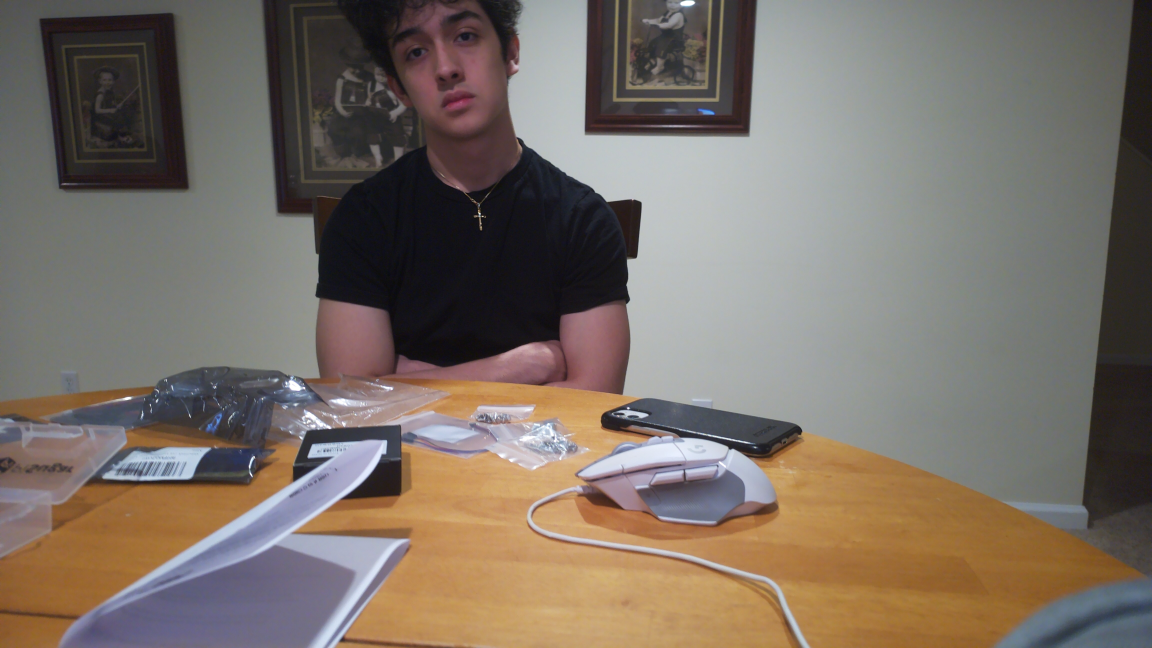
#> input picture Images/ElijahD_132933.jpg, 4608 x 2592 px (shown at 1/4 size)
$ python -i mission.py   (imports and definitions only)
#> lines starting #> are read from the running program, lines starting #| are printed output that depends on the picture; after the words box and inside, x2 and y2 are one past the last pixel; in counts of white or black regions, pixels touching at a corner belong together
#> further down, picture is the input picture: shape (2592, 4608, 3); mean B, G, R 102.5, 111.9, 122.4
#!/usr/bin/env python3
import argparse
import json
import os
import shutil
import socket
import subprocess
import sys
import time
from dataclasses import asdict, dataclass
from datetime import datetime, timedelta, timezone
from pathlib import Path
from typing import Optional

try:
    import cv2
except ImportError:  # pragma: no cover
    cv2 = None

try:
    import numpy as np
except ImportError:  # pragma: no cover
    np = None


REPO_ROOT = Path(__file__).resolve().parent
IMAGES_DIR = REPO_ROOT / "Images"
RUNTIME_DIR = IMAGES_DIR / "_mission_runtime"
RUNTIME_REF_PATH = RUNTIME_DIR / "reference_fullres.png"
LOG_PATH = IMAGES_DIR / "Log.txt"
STATE_PATH = REPO_ROOT / "mission_state.json"
CHANGE_NODE = REPO_ROOT / "change_detect.py"

FLAG_SET_REF = Path("/tmp/change_set_reference")
FLAG_CLEAR_REF = Path("/tmp/change_clear_reference")
FLAG_SAVE = Path("/tmp/change_save_outputs")
FLAG_QUIT = Path("/tmp/change_quit")
LIVE_STATUS = Path("/tmp/change_live/status.txt")
PISUGAR_SOCKET = "/tmp/pisugar-server.sock"

ROI_WIDTH = 1060
ROI_HEIGHT = 1040
SAFE_THRESHOLD = 150
MIN_SAFE_THRESHOLD = 10
MIN_SAFE_DENSITY = 0.5
REFERENCE_DELAY_SEC = 15
PRE_SHUTDOWN_DELAY_SEC = 10
POST_REBOOT_CAPTURE_DELAY_SEC = 15
WAKE_DELAY_SEC = 30
NODE_READY_TIMEOUT_SEC = 45
SAVE_TIMEOUT_SEC = 45
ALARM_REPEAT_NONE = 0
PISUGAR_SOCKET_TIMEOUT_SEC = 2


@dataclass
class MissionState:
    phase: str = "await_reference"
    current_pass: Optional[str] = None
    boot_count: int = 0
    last_boot_utc: Optional[str] = None
    last_action: str = "Mission state initialized"
    last_completed_pass: Optional[str] = None


def require_processing_deps() -> None:
    if cv2 is None or np is None:
        raise RuntimeError("cv2 and numpy are required for mission processing")


def iso_now() -> str:
    return datetime.now(timezone.utc).replace(microsecond=0).isoformat()


# [43 lines left out: functions ensure_dirs, load_state, save_state, append_log, set_state, git_run, not called in this run]


def repo_is_dirty() -> bool:
    status = git_run("status", "--porcelain", check=False)
    return bool(status.stdout.strip())


# [50 lines left out: functions sync_repo, next_pass_id, pass_dir, not called in this run]


def touch_flag(path: Path) -> None:
    path.write_text("", encoding="utf-8")


# [50 lines left out: functions wait_for_reference_capture, wait_for, start_change_node, stop_change_node, not called in this run]


def list_timestamp_dirs() -> set[str]:
    return {item.name for item in IMAGES_DIR.iterdir() if item.is_dir() and item.name[:8].isdigit()}


# [71 lines left out: functions wait_for_new_bundle, largest_component, clamp_box, scale_box, landing_box_size, not called in this run]


def safe_mask_from_gray(gray: np.ndarray, threshold: int = SAFE_THRESHOLD) -> np.ndarray:
#> called with threshold = 150
    _, safe = cv2.threshold(gray, threshold, 255, cv2.THRESH_BINARY)
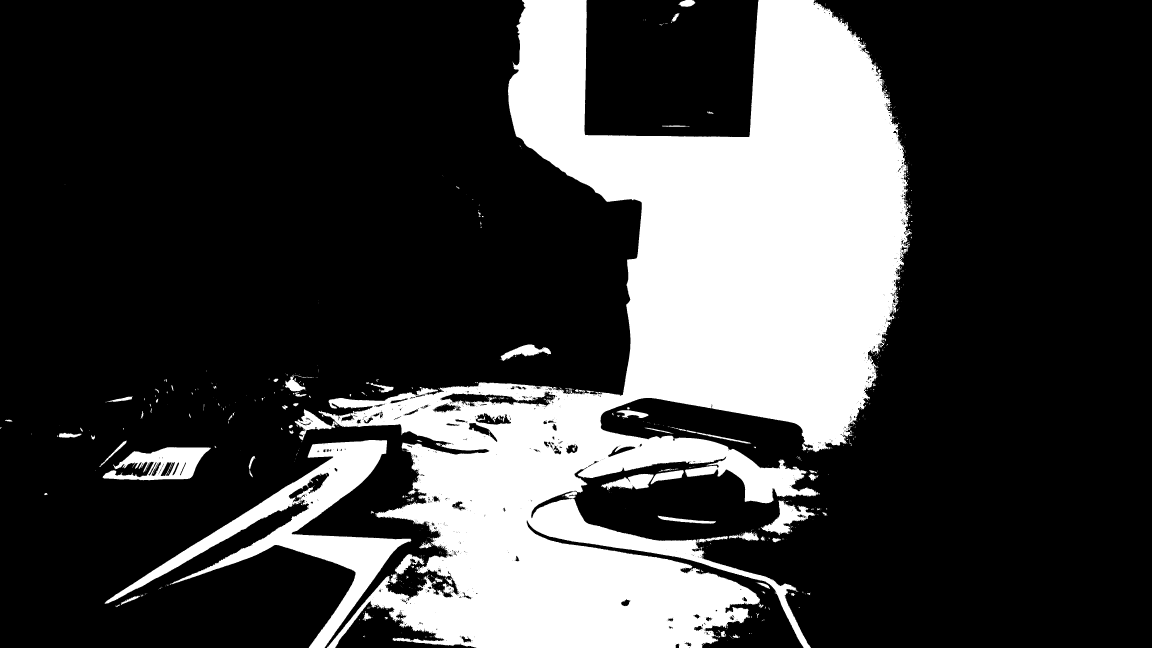
#> safe: shape (2592, 4608) (shown at 1/4 size); 25.2% white; 1049 white regions (874 under 20 px), largest, box (x1, y1, x2, y2) and area: (1274, 0, 3648, 2592) 2721844, (418, 1760, 1645, 2592) 184475, (410, 1789, 843, 1921) 30161
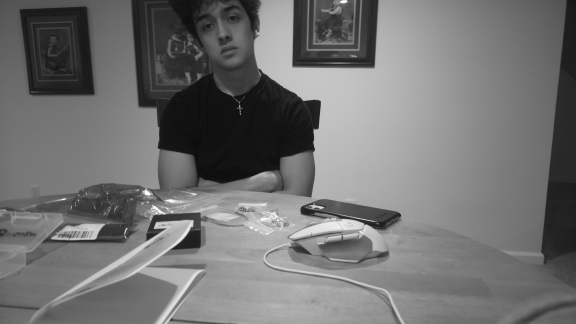
#> gray: shape (2592, 4608) (shown at 1/8 size); min 0, max 255, mean 114
    kernel = np.ones((5, 5), np.uint8)
    safe = cv2.morphologyEx(safe, cv2.MORPH_OPEN, kernel)
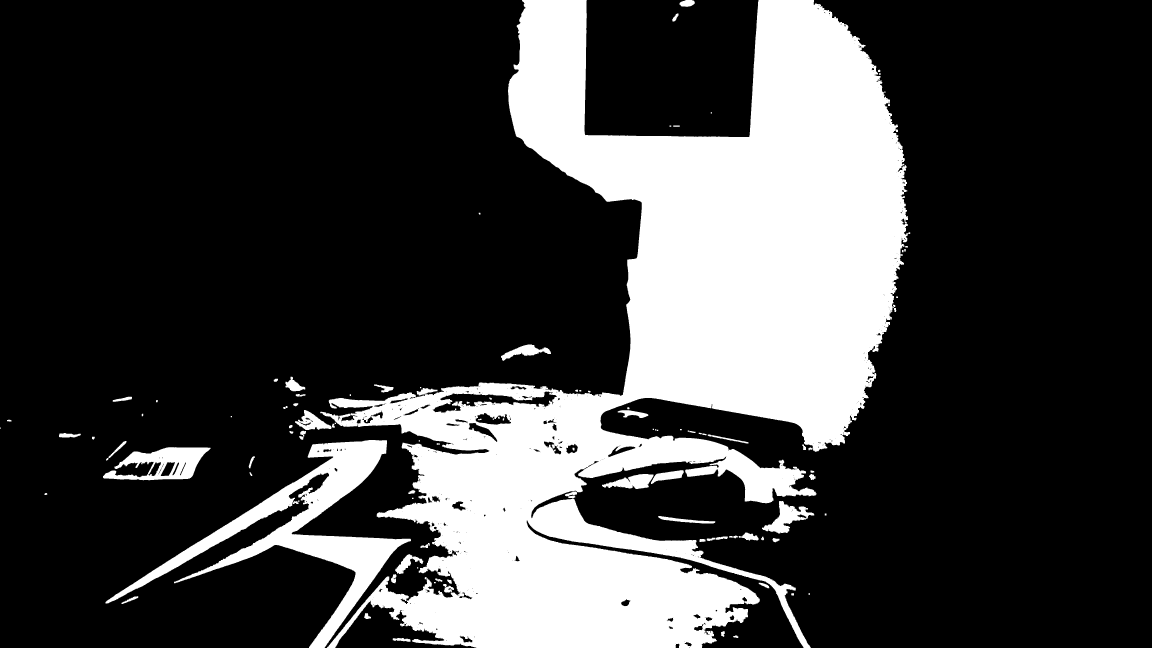
#> safe: shape (2592, 4608) (shown at 1/4 size); 24.9% white; 121 white regions (1 under 20 px), largest, box (x1, y1, x2, y2) and area: (1281, 0, 3632, 2592) 2695804, (422, 1760, 1644, 2592) 183553, (412, 1789, 842, 1921) 28972
    safe = cv2.morphologyEx(safe, cv2.MORPH_CLOSE, kernel)
#> safe: shape (2592, 4608); 25% white; 76 white regions (1 under 20 px), largest, box (x1, y1, x2, y2) and area: (1180, 0, 3641, 2592) 2714573, (422, 1760, 1644, 2592) 184018, (412, 1789, 842, 1921) 29425
    return safe


def safe_mask_from_image(bgr: np.ndarray, threshold: int = SAFE_THRESHOLD) -> np.ndarray:
    return safe_mask_from_gray(cv2.cvtColor(bgr, cv2.COLOR_BGR2GRAY), threshold)


# [63 lines left out: function landing_zone_details, not called in this run]


def landing_zone_box(bgr: np.ndarray) -> tuple[int, int, int, int]:
    return landing_zone_details(bgr)["box"]


# [78 lines left out: functions scale_component, organize_bundle, not called in this run]


def clear_reference() -> None:
    touch_flag(FLAG_CLEAR_REF)
    time.sleep(1)


# [95 lines left out: functions pisugar_send, schedule_wake_and_shutdown, start_reference_cycle, resume_post_reboot_cycle, run_mission, not called in this run]


def print_status() -> None:
    ensure_dirs()
    print(json.dumps(asdict(load_state()), indent=2))


# [58 lines left out: functions upload_land, upload_binary, normalize_argv, build_parser, main, not called in this run]


# [2 lines not run here, left out]

>>> import cv2
>>> picture = cv2.imread('Images/ElijahD_132933.jpg')
>>> result = safe_mask_from_image(picture)

$ run again, on Images/ElijahD_142058.jpg
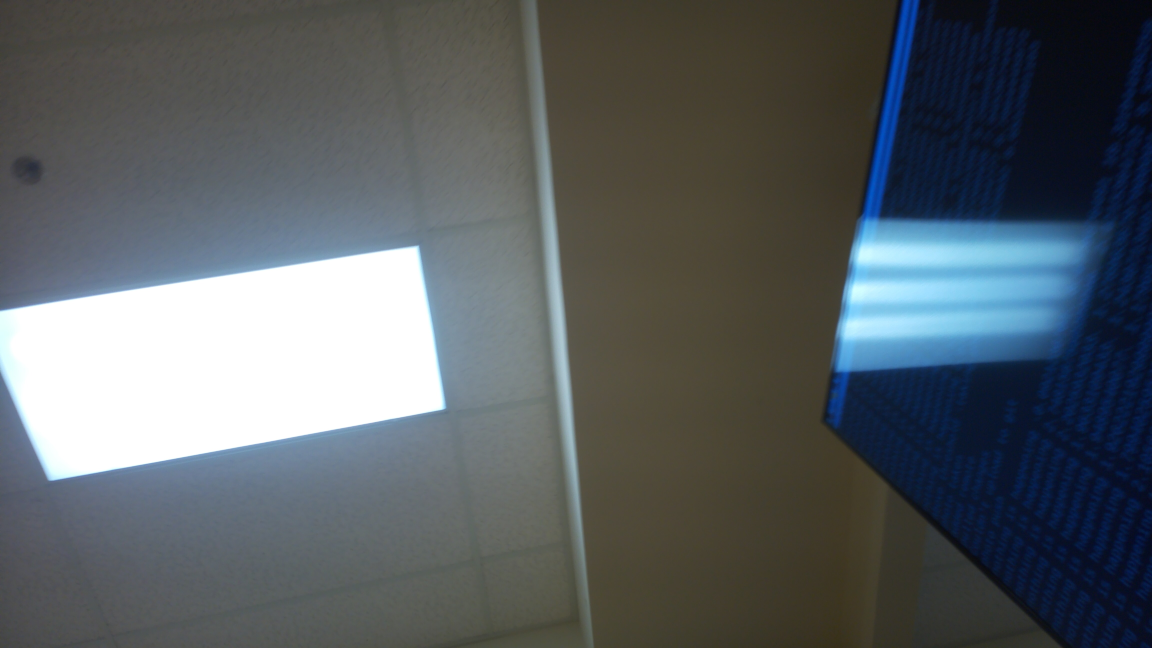
#> input picture Images/ElijahD_142058.jpg, 4608 x 2592 px (shown at 1/4 size)
#> picture is the input picture: shape (2592, 4608, 3); mean B, G, R 98.7, 94.9, 88.5
#> in safe_mask_from_gray, `_, safe = cv2.threshold(gray, threshold, 255, cv2.THRESH_BINARY)`:
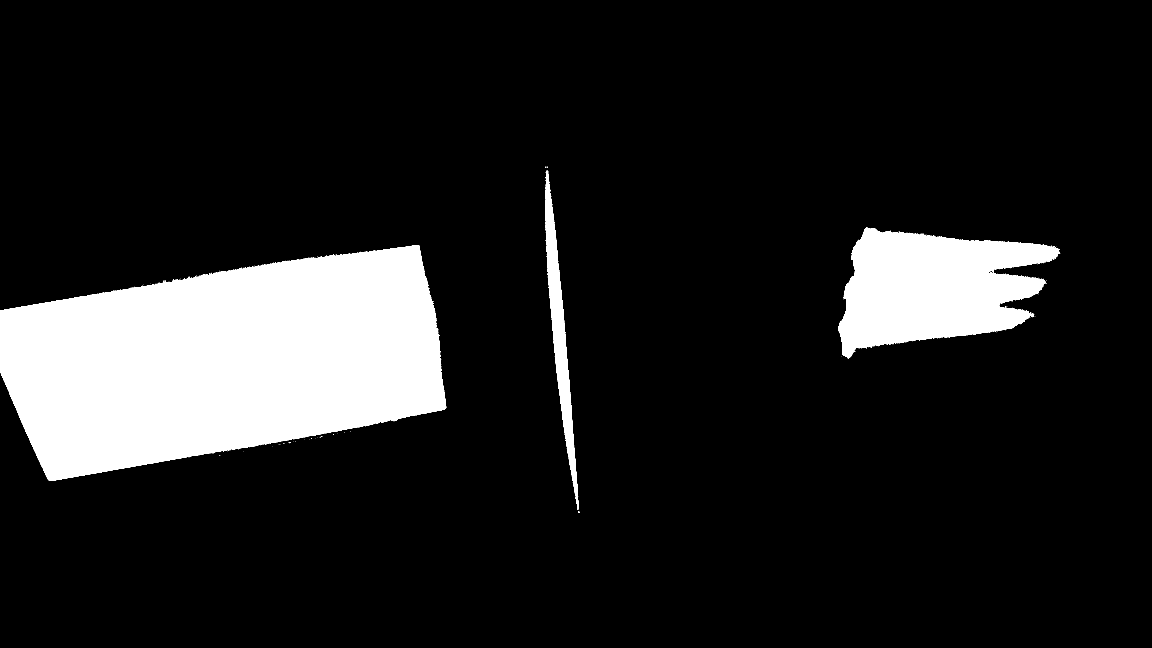
#> safe: shape (2592, 4608) (shown at 1/4 size); 12.8% white; 161 white regions (158 under 20 px), largest, box (x1, y1, x2, y2) and area: (0, 981, 1785, 1923) 1186369, (3353, 908, 4240, 1432) 294370, (2180, 682, 2315, 2039) 47351
#> in safe_mask_from_gray, `safe = cv2.morphologyEx(safe, cv2.MORPH_OPEN, kernel)`:
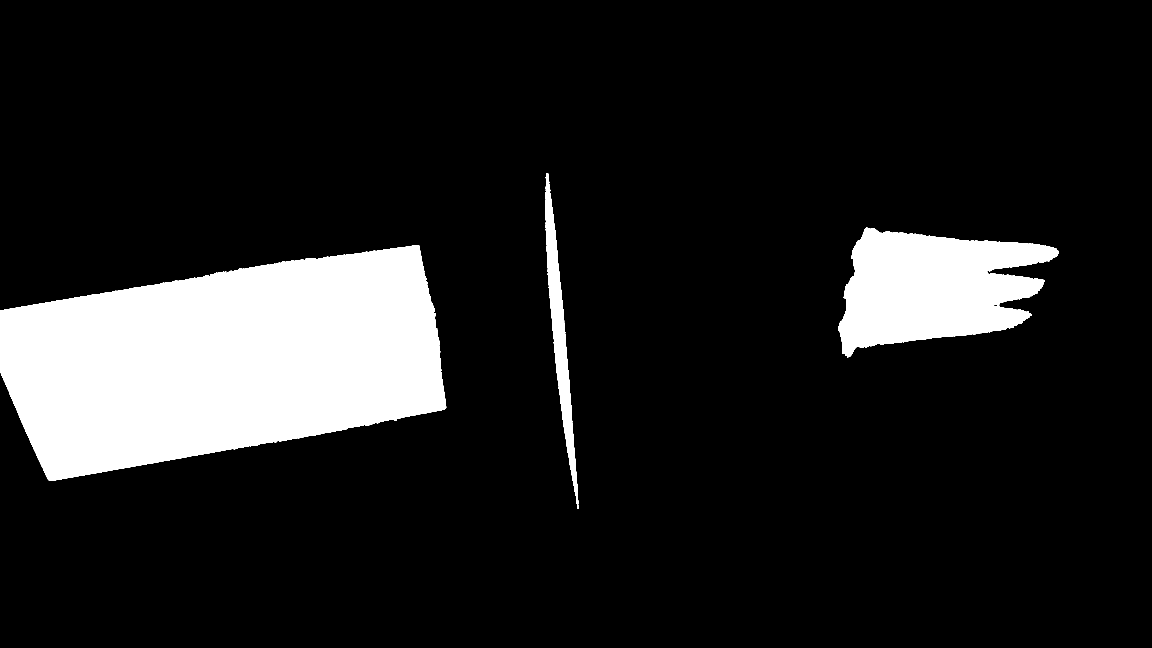
#> safe: shape (2592, 4608) (shown at 1/4 size); 12.8% white; 4 white regions, box (x1, y1, x2, y2) and area: (0, 981, 1785, 1923) 1183874, (3354, 910, 4233, 1429) 292095, (2181, 693, 2313, 2018) 46831, (2309, 2021, 2315, 2036) 80

$ run again, on Images/ElijahD_144142.jpg
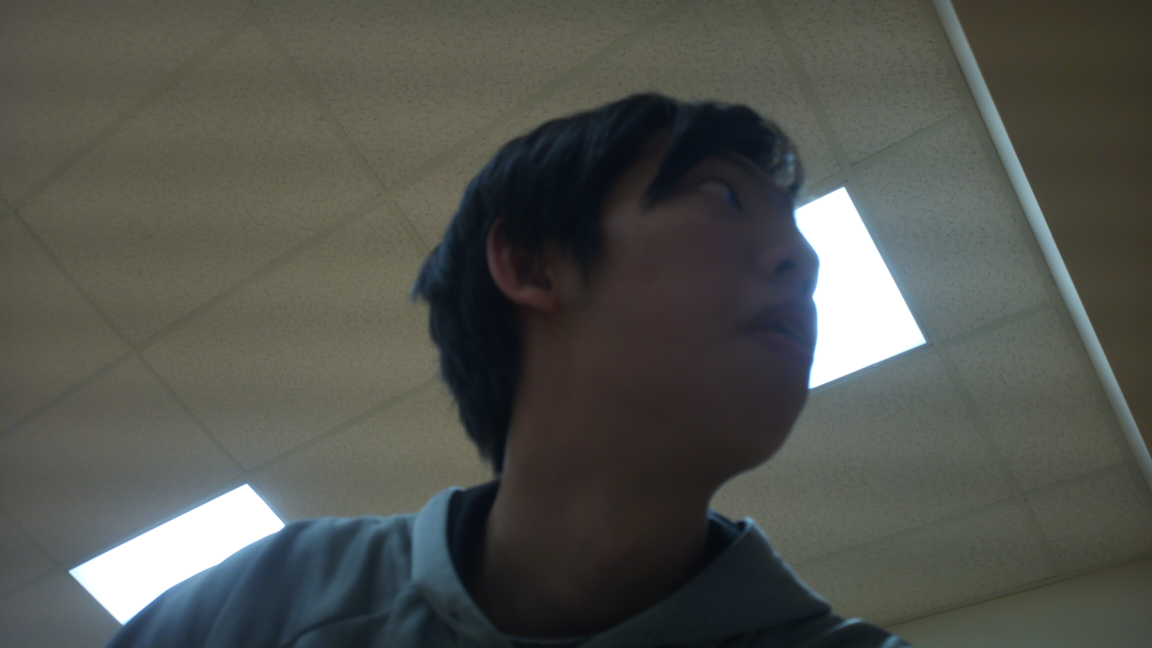
#> input picture Images/ElijahD_144142.jpg, 4608 x 2592 px (shown at 1/4 size)
#> picture is the input picture: shape (2592, 4608, 3); mean B, G, R 77.7, 83, 81.2
#> in safe_mask_from_gray, `_, safe = cv2.threshold(gray, threshold, 255, cv2.THRESH_BINARY)`:
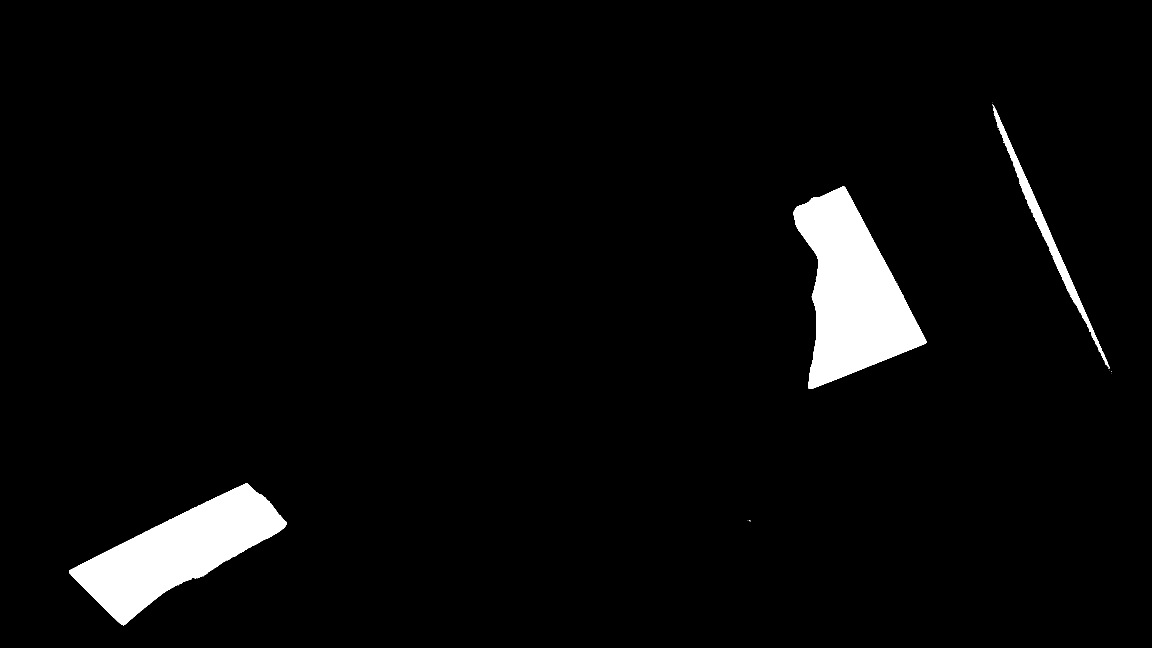
#> safe: shape (2592, 4608) (shown at 1/4 size); 3.8% white; 28 white regions (24 under 20 px), largest, box (x1, y1, x2, y2) and area: (3175, 746, 3705, 1555) 228942, (276, 1934, 1147, 2501) 202025, (3972, 428, 4438, 1475) 26377, (3970, 418, 3977, 427) 27
#> in safe_mask_from_gray, `_, safe = cv2.threshold(gray, threshold, 255, cv2.THRESH_BINARY)`:
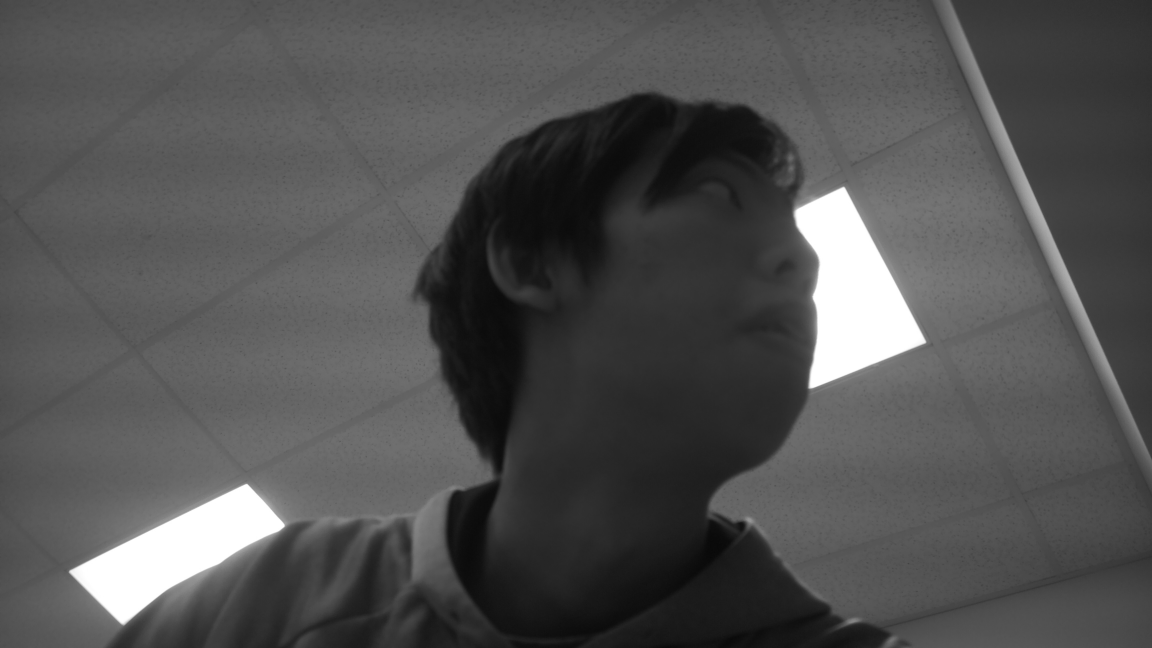
#> gray: shape (2592, 4608) (shown at 1/4 size); min 7, max 255, mean 81.9
